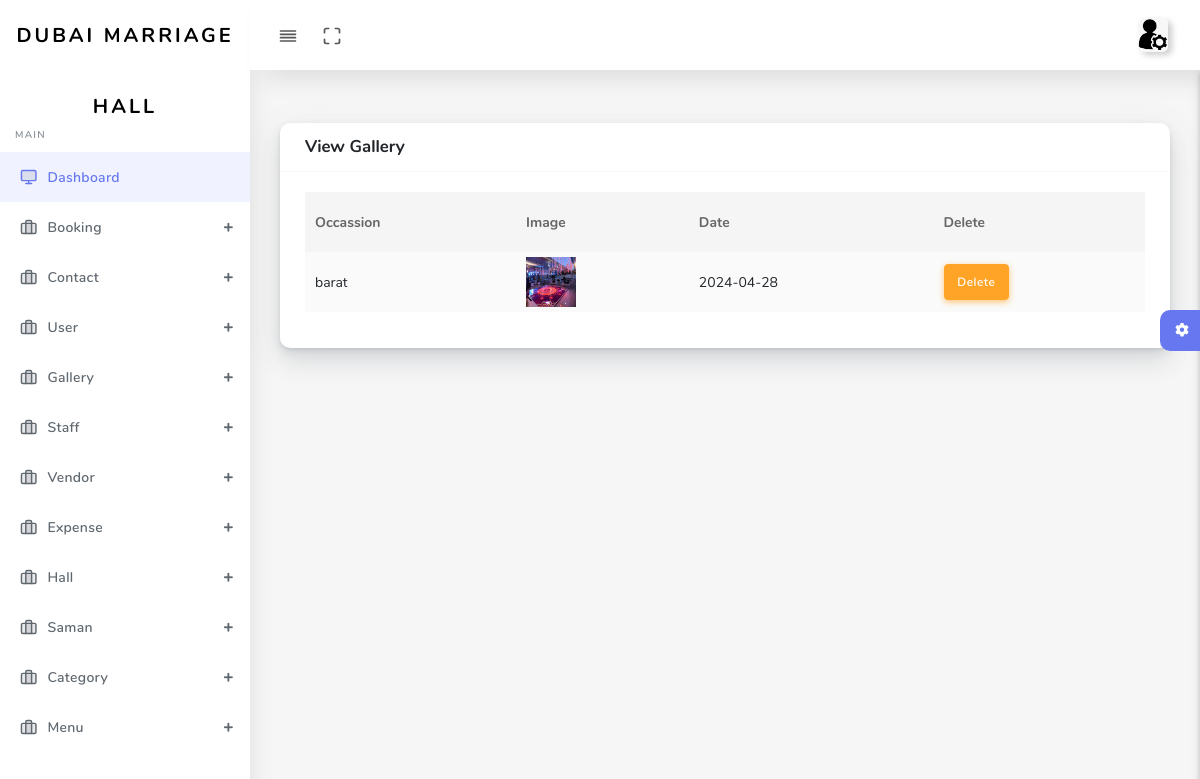
The app's page /user/admin/view_recent.php (signed in) with its own data.
### tables this page shows
CREATE TABLE `recent` (
  `id` int(50) NOT NULL,
  `occassion` varchar(50) NOT NULL,
  `img` varchar(50) NOT NULL,
  `date` varchar(50) NOT NULL
);

### user/admin/view_recent.php (the view, shortened to what this page needs)
<?php
include('include/header.php');
?>
  <div id="app">
    <div class="main-wrapper main-wrapper-1">
      <div class="navbar-bg"></div>
      <?php
include('include/nav.php');
include('include/aside.php');
?>
      <div class="main-content">
        <section class="section">
          <div class="section-body">
            <div class="row">
              <div class="col-12">
                <div class="card">
                  <div class="card-header">
                    <h4>View Gallery</h4>
                  </div>
                  <div class="card-body">
                    <div class="table-responsive">
                      <table class="table table-striped table-hover" id="tableExport2" style="width:100%;">
                        <thead>
                          <tr>
                            <th>Occassion</th>
                            <th>Image</th>
                            <th>Date</th>
                            <th>Delete</th>
                          </tr>
                        </thead>
                        <tbody>
                        <?php
            $sql = "SELECT * FROM recent";
            $run = mysqli_query($conn, $sql);
            while ($row = mysqli_fetch_array($run)) {
            ?>
                <tr>
                    <td><?php echo $row['occassion'] ?></td>
                    <td><?php echo '<img src="image/'.($row["img"] ).'" height="50" width="50"/>' ?></td>
                    <td><?php echo $row['date'] ?></td>
                    <td><a href="view_recent.php?uid=<?php echo $row['id'] ?>" class="btn btn-warning">Delete</a></td>
                </tr>
            <?php
            }
            ?>
                        </tbody>
                      </table>
                    </div>
                  </div>
                </div>
              </div>
            </div>
          </div>
        </section>
        <div class="settingSidebar">
          <a href="javascript:void(0)" class="settingPanelToggle"> <i class="fa fa-spin fa-cog"></i>
          </a>
        </div>
      </div>
    </div>
  </div>
  <?php
include('include/footer.php');
?>

### records on screen
recent: occassion "barat", img (picture), date "2024-04-28"
